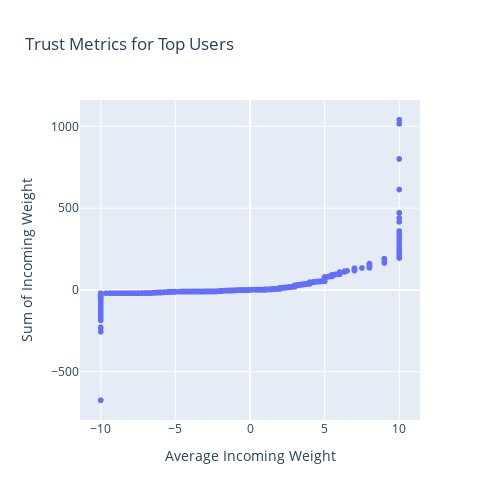

Here is the notebook cell this chart was saved with:
### Markdown cell above
## 4.2 Interpreting and Explaining Model Predictions for Stakeholders

### 4.2.1 Understanding Model Outputs
- In a weighted signed network, model predictions might include:
  - Predicted trust score for a user or an edge
  - Risk/fraud likelihood scores for specific users

### 4.2.2 Visual Interpretation of Trust vs. Distrust
- Color edges by negative or positive weight
- Focus on clusters of strongly positive or negative relationships

### 4.2.3 Explaining Results to Different Audiences
- **Technical**: Detailed metrics, confidence intervals, reproducibility steps
- **Non-technical**: Focus on the "big picture" (e.g., how many suspicious users found)

### 4.2.4 Real-Life Examples: Bitcoin OTC Network
- Some users consistently rated at +10 by many peers → highly trusted
- Others might have multiple negative edges → potential risk/fraud

**Practice Activity**:  
- "Try to accomplish X by writing code that calculates the top 10 most trusted users (based on average incoming edge weight)."

### Code cell
# CODE CELL: Compute and Display Top 10 Most Trusted Users

# Partial Starter Code
import statistics
import pandas as pd


def top_trusted_users(graph):
    # Calculate average incoming edge weight for each node
    avg_incoming = {}
    sum_incoming = {}
    for node in graph.nodes():
        in_edges = graph.in_edges(node, data=True)
        weights = [data["weight"] for (_, _, data) in in_edges]
        if weights:
            avg_incoming[node] = statistics.mean(weights)
            sum_incoming[node] = sum(weights)
        else:
            avg_incoming[node] = 0  # no incoming edges means no rating
            sum_incoming[node] = 0

    # Sort by average rating
    sorted_users = sorted(avg_incoming.items(), key=lambda x: x[1], reverse=True)
    sorted_users_sum = sorted(sum_incoming.items(), key=lambda x: x[1], reverse=True)
    users = [x[0] for x in sorted_users]
    ret = pd.DataFrame(
        {
            "avg_incoming": [x[1] for x in sorted_users],
            "sum_incoming": [x[1] for x in sorted_users_sum],
        },
        index=users,
    )
    return ret


df_trust = top_trusted_users(G).sort_values(by="avg_incoming", ascending=False)
fig = px.scatter(
    df_trust,
    height=500,
    width=500,
    x="avg_incoming",
    y="sum_incoming",
    title="Trust Metrics for Top Users",
    labels={
        "avg_incoming": "Average Incoming Weight",
        "sum_incoming": "Sum of Incoming Weight",
    },
)

fig.update_traces(marker=dict(size=6))
fig.show()
print(df_trust.head())

### Figure 1 — Plotly figure (JSON) as saved in the notebook; plotly's stock layout.template omitted (floating-point values rounded to 4 significant figures; data arrays with more than 128 entries replaced by an {"elided": "..."} marker saying what was removed)
{"data": [{"hovertemplate": "Average Incoming Weight=%{x}<br>Sum of Incoming Weight=%{y}<extra></extra>", "legendgroup": "", "marker": {"color": "#636efa", "size": 6, "symbol": "circle"}, "mode": "markers", "name": "", "showlegend": false, "type": "scattergl", "x": {"elided": "5881 float values"}, "xaxis": "x", "y": {"elided": "5881 float values"}, "yaxis": "y"}], "layout": {"height": 500, "legend": {"tracegroupgap": 0}, "title": {"text": "Trust Metrics for Top Users"}, "width": 500, "xaxis": {"anchor": "y", "domain": [0, 1], "title": {"text": "Average Incoming Weight"}}, "yaxis": {"anchor": "x", "domain": [0, 1], "title": {"text": "Sum of Incoming Weight"}}}}
